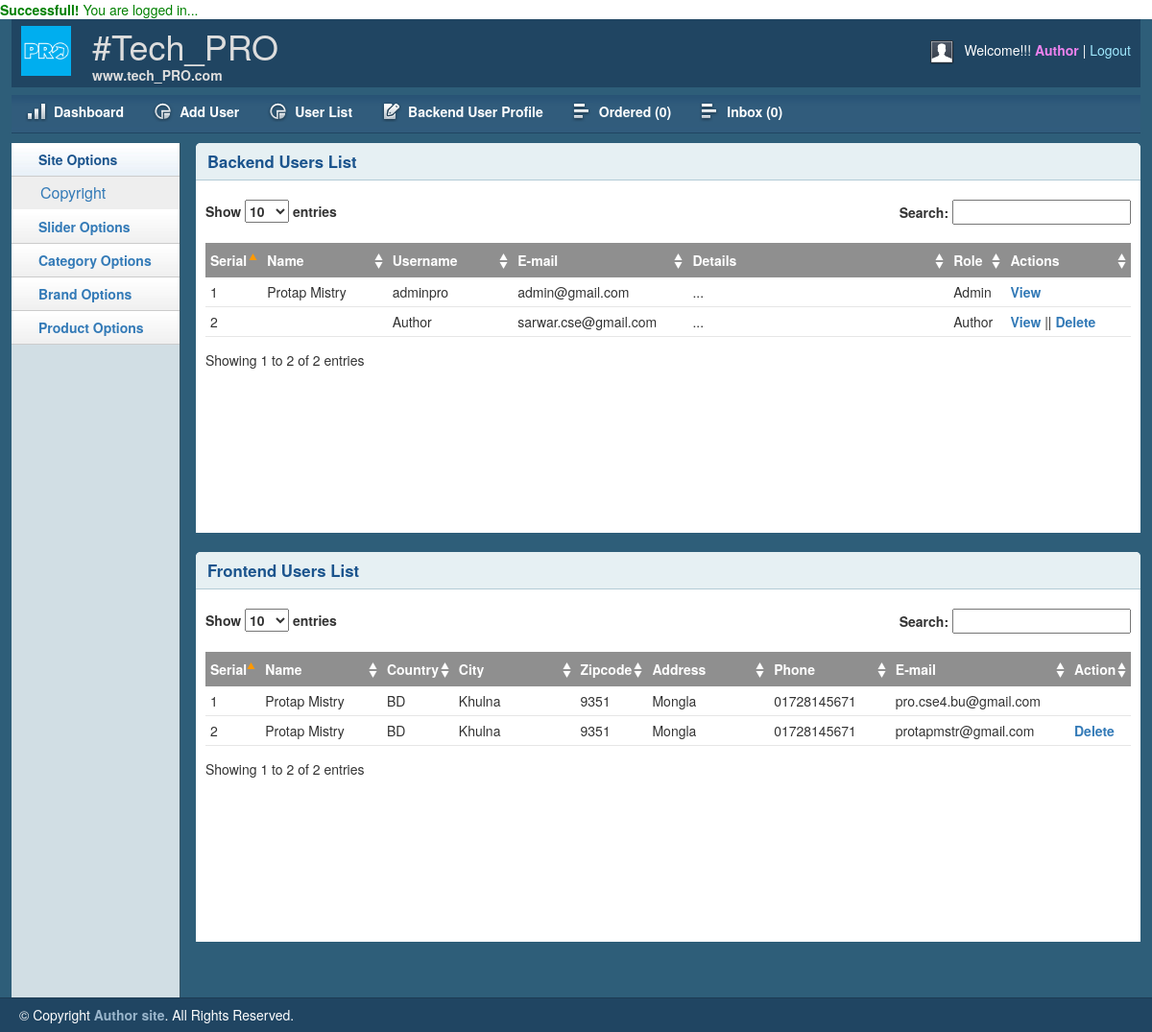
/admin/userlist.php (signed in), run on the app's committed database.
### tables this page shows
CREATE TABLE `backend_user` (
  `id` int(11) NOT NULL,
  `name` varchar(255) NOT NULL,
  `username` varchar(255) NOT NULL,
  `details` text NOT NULL,
  `email` varchar(255) NOT NULL,
  `password` varchar(255) NOT NULL,
  `role` tinyint(4) NOT NULL
);

CREATE TABLE `customer` (
  `id` int(11) NOT NULL,
  `customerName` varchar(255) NOT NULL,
  `country` varchar(255) NOT NULL,
  `city` varchar(255) NOT NULL,
  `zipcode` varchar(255) NOT NULL,
  `address` text NOT NULL,
  `phone` varchar(255) NOT NULL,
  `email` varchar(255) NOT NULL,
  `password` varchar(255) NOT NULL
);

### helper/format.php (called while the page is built, shortened)
<?php
  $filepath= realpath(dirname(__FILE__));
  include_once $filepath.'/../database/db.php';
  class Format
  {
     public function textShorten($text, $limit = 400)
     {
        $text = $text. " ";
        $text = substr($text, 0, $limit);
        $text = substr($text, 0, strrpos($text, ' '));
        $text = $text."...";
        return $text;
     }
    public function showUserList(){
      $sql="select * from backend_user order by id";
      $result= databaseClass::ourPrepareMethod($sql);
      $result->execute();
      return $result->fetchAll();
    }
    public function showFrontendUserList(){
      $sql="select * from customer order by id";
      $result= databaseClass::ourPrepareMethod($sql);
      $result->execute();
      return $result->fetchAll();
    }
  }
?>

### database/db.php (called while the page is built, shortened)
<?php
	class databaseClass
	{
		private static $pdo;
		public static function dbConnection()
		{
			if(!isset(self::$pdo))
			{
				try{
					self::$pdo= new PDO('mysql: host='.db_host.'; dbname='.db_name, db_user, db_pass);
				}
				catch(PDOException $e){
					echo $e->getMessage();
				}
			}
			return self::$pdo;
		}
		public static function ourPrepareMethod($sql)
		{
			return self::dbConnection()->prepare($sql);
		}
	}
?>

### library/session.php (called while the page is built, shortened)
<?php
  class Session
  {
    public static function get($key)
    {
      if(isset($_SESSION[$key]))
      {
          return $_SESSION[$key];
      }
      else
      {
        return false;
      }
    }
  }
?>

### admin/userlist.php (the view, shortened to what this page needs)
<?php
    include 'include/header.php';
    include 'include/sidebar.php';
?>
    <div class="grid_10">
        <div class="box round first grid">
            <h2>Backend Users List</h2>
            <div class="block">
                <table class="data display datatable" id="example">
				<thead>
					<tr>
						<th width="5%">Serial</th>
						<th width="10%">Name</th>
						<th width="10%">Username</th>
						<th width="10%">E-mail</th>
						<th width="20%">Details</th>
						<th width="5%">Role</th>
						<th width="10%">Actions</th>
					</tr>
				</thead>
				<tbody>
					<?php
						$format= new Format();
						$users= $format->showUserList();
						if($users){
							$i=0;
							foreach ($users as $key => $value) {
								$i++;
					?>
					<tr class="odd gradeX">
						<td><?php echo $i; ?></td>
						<td><?php echo $value['name']; ?></a></td>
						<td><?php echo $value['username']; ?></td>
						<td><?php echo $value['email']; ?></td>
						<td><?php echo $format->textShorten($value['details'], 200); ?></td>
						<td>
							<?php
								if($value['role'] == '0'){
									echo "Admin";
								}elseif($value['role'] == '1'){
									echo "Author";
								}else
								{
									echo "Editor";
								}
							 ?>
						</td>
						<td>
							<a href="view_user.php?user_id=<?php echo $value['id']; ?>">View</a>
							<?php
								if(Session::get('id') == $value['id'] || Session::get('role') == '0')
								{
							?>
								|| <a onclick="return confirm('Are u sure to delete?');" href="?user_id=<?php echo $value['id']; ?>">Delete</a>
							<?php } ?>
						</td>
					</tr>
					<?php }} ?>
				</tbody>
			</table>
           </div>
        </div>
         <div class="box round first grid">
            <h2>Frontend Users List</h2>
            <div class="block">
                <table class="data display datatable" id="example">
				<thead>
					<tr>
						<th width="5%">Serial</th>
						<th width="10%">Name</th>
						<th width="5%">Country</th>
						<th width="10%">City</th>
						<th width="5%">Zipcode</th>
						<th width="10%">Address</th>
						<th width="10%">Phone</th>
						<th width="10%">E-mail</th>
						<th width="5%">Action</th>
					</tr>
				</thead>
				<tbody>
					<?php
						$format= new Format();
						$fusers= $format->showFrontendUserList();
						if($fusers){
							$i=0;
							foreach ($fusers as $key => $value) {
								$i++;
					?>
					<tr class="odd gradeX">
						<td><?php echo $i; ?></td>
						<td><?php echo $value['customerName']; ?></a></td>
						<td><?php echo $value['country']; ?></td>
						<td><?php echo $value['city']; ?></td>
						<td><?php echo $value['zipcode']; ?></td>
						<td><?php echo $value['address']; ?></td>
						<td><?php echo $value['phone']; ?></td>
						<td><?php echo $value['email']; ?></td>
						<td>
							<?php
								if(Session::get('id') == $value['id'] || Session::get('role') == '0')
								{
							?>
								<a onclick="return confirm('Are u sure to delete?');" href="?f_user_id=<?php echo $value['id']; ?>">Delete</a>
							<?php } ?>
						</td>
					</tr>
					<?php }} ?>
				</tbody>
			</table>
           </div>
        </div>
    </div>
<?php include 'include/footer.php'; ?>

### admin/css/text.css (style rules this page uses)
body { font: 13px/1.5 Tahoma, Helvetica, Arial, 'Liberation Sans', FreeSans, sans-serif; }
h2 { font-size: 23px; }
p, dl, hr, h1, h2, h3, h4, h5, h6, ol, ul, pre, table, address, fieldset { margin-bottom: 20px; }

### admin/css/grid.css (style rules this page uses)
.grid_1, .grid_2, .grid_3, .grid_4, .grid_5, .grid_6, .grid_7, .grid_8, .grid_9, .grid_10, .grid_11, .grid_12, .grid_13, .grid_14, .grid_15, .grid_16 { display: inline; float: left; margin-left: 1%; margin-right: 1%; }
.container_12 .grid_10 { width: 81.333%; }

### admin/css/layout.css (style rules this page uses)
body { background: #fff none repeat scroll 0 0; color: #444; font-size: 14px; padding: 0; }
a { color: #000; font-weight:bold; text-decoration: none; }
h1, h2, h3, h4, h5, h6 { line-height:1.2em; margin-bottom:.3em; }
h2 { margin-top:1em; }
.box { background:#fff; margin-bottom:20px; padding:10px 10px 10px 10px; margin-left:-8px; }
.box.grid { padding-bottom:40px; }
.box.round { -moz-border-radius: 5px 5px 0px 0px; -webkit-border-radius: 5px 5px 0px 0px; border-radius: 5px 5px 0px 0px; }
.box h2 { font-size:1.2em; font-weight:bold; color:#1B548D; background:#E6F0F3; margin:-10px -10px 0 -10px; padding:10px 12px; border-bottom:1px solid #B3CBD6; -moz-border-radius: 5px 5px 0px 0px; -webkit-border-radius: 5px 5px 0px 0px; border-radius: 5px 5px 0px 0px; }
.box.first { min-height: 406px; }
.block { padding-top:20px; }
.block { padding-bottom:1px; }
table.display { margin: 0 auto; clear: both; width: 100%; }
.sorting_asc { background: #8f8f8f url(../img/table/sort_asc.png) no-repeat center right; padding:8px 5px; text-align:left; color:#fff; }
.sorting { background:#8f8f8f url(../img/table/sort_both.png) no-repeat center right; padding:8px 5px; text-align:left; color:#fff; }
tr.odd { height: 30px; line-height: 30px; border-bottom:1px solid #e6e6e6; }
tr.even { height: 30px; line-height: 30px; border-bottom:1px solid #e6e6e6; }
tr.odd td, tr.even td { padding-left:5px; }

### data on the page
backend_user: name "Protap Mistry", username "adminpro", email "admin@gmail.com", details "...", role "Admin"
backend_user: username "Author", email "sarwar.cse@gmail.com", details "...", role "Author"
customer: customerName "Protap Mistry", country "BD", city "Khulna", zipcode "9351", address "Mongla", phone "01728145671", email "pro.cse4.bu@gmail.com"
customer: customerName "Protap Mistry", country "BD", city "Khulna", zipcode "9351", address "Mongla", phone "01728145671", email "protapmstr@gmail.com"

### other printed values
$loginmsg "Successfull! You are logged in..."
$name "Author"
